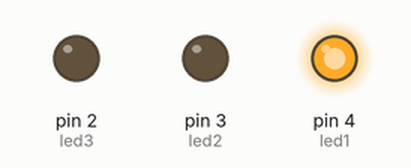
This sketch was run on a simulated Arduino Uno, built with avr-gcc and run on an emulated ATmega328P. On the bench: output pins drawn as LEDs (lit = HIGH).

Above: at 3.0 s.
At 9.0 s:
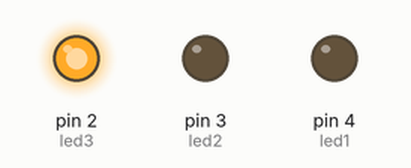
At 12.5 s:
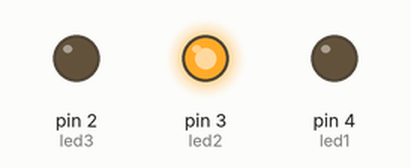
Timing chart, 0 to 16.9 s (numbered marks = the images above):
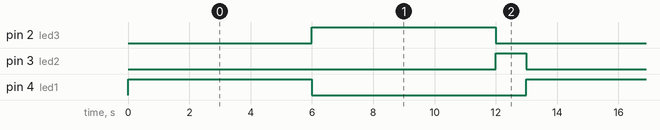

Measured:
- by itself, pin 2 (led3), pin 4 (led1): alternates HIGH for 6.0 s and LOW for 7.0 s
- by itself, pin 3 (led2): alternates HIGH for 1.0 s and LOW for 12.0 s
- by itself, everything shown: repeats every 13.0 s, in 4 steps

The sketch:

Traffic_Signal.ino
```cpp
// C++ code
//
int led1=4;
int led2=3;
int led3=2;
void setup()
{
  pinMode(led1, OUTPUT);
  pinMode(led2, OUTPUT);
  pinMode(led3, OUTPUT);
}

void loop()
{
  digitalWrite(led1, HIGH);
  delay(6000); // Wait for 60000 millisecond(s)
  digitalWrite(led1, LOW);
  digitalWrite(led3, HIGH);
  delay(6000); // Wait for 60000 millisecond(s)
  digitalWrite(led3, LOW);
  digitalWrite(led2, HIGH);
  delay(1000); // Wait for 60000 millisecond(s)
  digitalWrite(led2, LOW);
}
```
